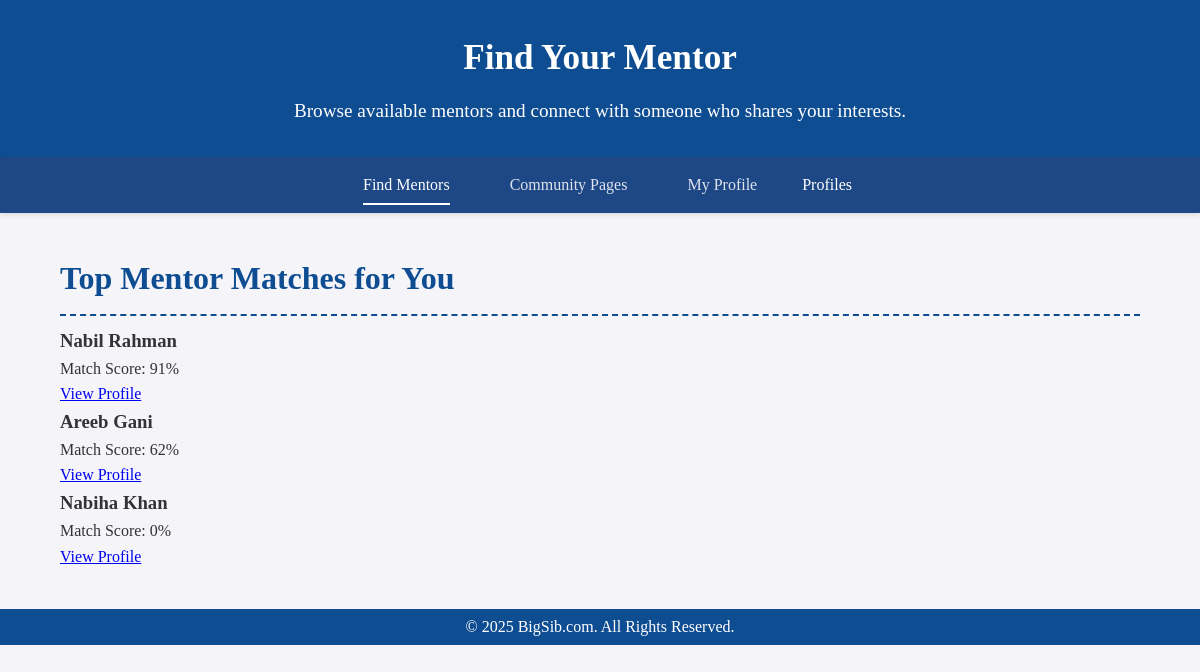
The page /mentors (signed in) on the database as committed earlier.
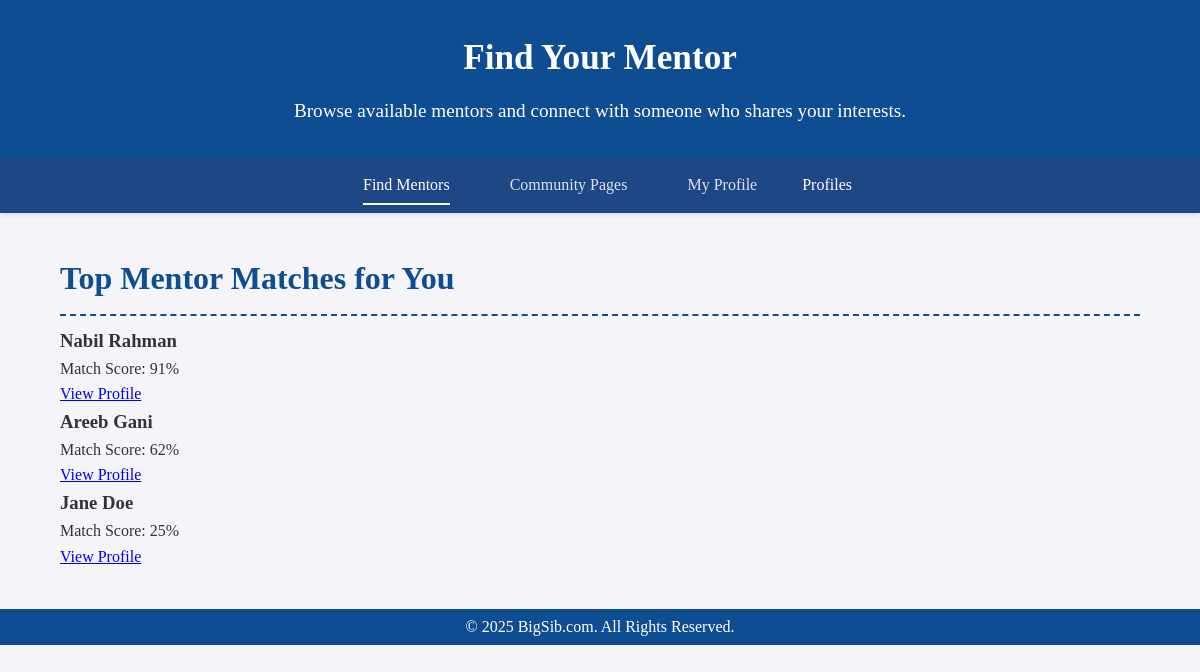
The same page on the database as committed later.
### tables this page shows
CREATE TABLE Users (
    user_id INTEGER PRIMARY KEY AUTOINCREMENT,
    cas_username TEXT,
    hashed_password TEXT NOT NULL,
    name TEXT NOT NULL,
    pronoun TEXT,
    residential_college TEXT,
    college_year TEXT,
    headshot_path TEXT,
    extracurriculars TEXT,
    work_experience TEXT,
    bio TEXT,
    created_at TIMESTAMP DEFAULT CURRENT_TIMESTAMP,
    updated_at TIMESTAMP DEFAULT CURRENT_TIMESTAMP
);

### homeserver.py (the view)
@app.route('/mentors')
@login_required
def mentors():
    user_id = session['user_id']
    conn = sqlite3.connect('lux.sqlite')
    raw_scores = calculate_match_scores(conn, user_id)
    conn.close()
    mentors = []
    for m in raw_scores:
        score = m.get('score', 0) or 0     # guard against None/nan
        try:
            pct = round(score * 100)
        except Exception:
            pct = 0
        mentors.append({
            'user_id':          m['user_id'],
            'name':             m['name'],
            'score':            pct,           # now an int 0–100
            'shared_attributes': m.get('shared_attributes', [])
        })
    mentors = sorted(mentors, key=lambda m: m['score'], reverse=True)[:3]
    return render_template('mentors.html', mentors=mentors, user_id=user_id)

### homeserver.py (called while the page is built)
@app.context_processor
def inject_profile_id():
    return {'user_id': session.get('user_id')}

def login_required(f):
    @wraps(f)
    def wrapped(*args, **kwargs):
        if 'user_id' not in session:
            return redirect(url_for('loginsignup'))
        return f(*args, **kwargs)
    return wrapped

### match.py (called while the page is built)
def get_user_attributes(conn, user_id):
    cur = conn.cursor()
    def fetch(q):
        cur.execute(q, (user_id,))
        return set(r[0] for r in cur.fetchall())
    interests = fetch("SELECT name FROM Interests JOIN User_Interests USING (interest_id) WHERE user_id = ?")
    majors    = fetch("SELECT name FROM Majors JOIN User_Majors USING (major_id) WHERE user_id = ?")
    groups    = fetch("SELECT name FROM Affinity_Groups JOIN User_Affinity_Groups USING (group_id) WHERE user_id = ?")
    seeking   = fetch("SELECT name FROM Mentorship_Topics JOIN User_Seeking_Mentorship USING (topic_id) WHERE user_id = ?")
    offering  = fetch("SELECT name FROM Mentorship_Topics JOIN User_Offering_Mentorship USING (topic_id) WHERE user_id = ?")
    return interests | majors | groups | seeking | offering

def get_mentor_ids(conn):
    cur = conn.cursor()
    cur.execute("""
        SELECT ur.user_id FROM User_Roles ur
        JOIN Roles r ON ur.role_id = r.role_id
        WHERE r.name = 'Mentor'
    """)
    return [r[0] for r in cur.fetchall()]

def get_user_name(conn, user_id):
    cur = conn.cursor()
    cur.execute("SELECT name FROM Users WHERE user_id = ?", (user_id,))
    row = cur.fetchone()
    return row[0] if row else "Unknown"

def calculate_match_scores(conn, target_user_id):
    target_attrs = get_user_attributes(conn, target_user_id)
    mentors = [m for m in get_mentor_ids(conn) if m != target_user_id]
    scores = []
    for mid in mentors:
        attrs = get_user_attributes(conn, mid)
        shared = target_attrs & attrs
        union = target_attrs | attrs
        score = len(shared) / len(union) if union else 0.0
        scores.append({
            "user_id": mid,
            "name": get_user_name(conn, mid),
            "shared_attributes": sorted(shared),
            "score": score
        })
    return sorted(scores, key=lambda x: x["score"], reverse=True)

### templates/mentors.html (shortened to what this page needs)
<!DOCTYPE html>
<html lang="en">
<head>
  <link rel="stylesheet" href="{{ url_for('static', filename='styles.css') }}">
</head>
<body>
  <header>
    <h1>Find Your Mentor</h1>
    <p>Browse available mentors and connect with someone who shares your interests.</p>
  </header>
  <nav class="navbar">
    <div class="navbar-container">
      <div class="navbar-links">
        <a href="{{ url_for('mentors') }}" {% if request.path == url_for('mentors') %}class="active"{% endif %}>Find Mentors</a>
        <a href="{{ url_for('community_bp.list_communities') }}">Community Pages</a>
        {% if session.get('user_id') %}
          <a href="{{ url_for('profile_view', user_id=session.get('user_id')) }}" {% if request.path.startswith('/profile') %}class="active"{% endif %}>My Profile</a>
          <div class="dropdown">
            <span class="dropdown-toggle">Profiles</span>
          </div>
        {% else %}
          <a href="{{ url_for('login') }}">Login</a>
        {% endif %}
      </div>
    </div>
  </nav>
  <div class="container">
    <section class="section">
      <h2>Top Mentor Matches for You</h2>
        {% for mentor in mentors %}
        <h3>{{ mentor.name }}</h3>
        <p>Match Score: {{ mentor.score }}%</p>
        <a href="{{ url_for('profile_view', user_id=mentor.user_id) }}">View Profile</a>
        {% endfor %}
    </section>
  </div>
  <footer>
    <p>&copy; 2025 BigSib.com. All Rights Reserved.</p>
  </footer>
</body>
</html>

### static/styles.css (style rules this page uses)
* { margin: 0; padding: 0; box-sizing: border-box; }
body { font-family: 'Merriweather', Georgia, serif; background-color: #fff; color: #333; line-height:1.6; }
header { background-color: #0F4d92; color: #fff; padding: 20px; text-align: center; }
header h1 { font-size: 2.0em; margin-bottom: 10px; }
header p { font-size: 1.2em; }
nav { background-color: #0F4D92; display: flex; justify-content: center; padding: 10px 0; }
nav a { color: #fff; text-decoration: none; margin: 0 15px; font-size: 1.1em; transition: color 0.3s ease; }
.container { width: 90%; max-width: 1200px; margin: 40px auto; }
.section { margin-bottom: 40px; }
.section h2 { font-size: 2em; border-bottom: 2px dashed #0F4D92; padding-bottom: 10px; margin-bottom: 10px; color: #0F4D92; }
footer { background-color: #0F4D92; color: #fff; text-align: center; padding: 5px; margin-top: 40px; }
body { font-family: 'Merriweather', Georgia, serif; background-color: #f4f4f9; color: #333; line-height: 1.6; }
header { background-color: #0F4d92; color: #fff; padding: 30px; text-align: center; box-shadow: 0 2px 8px rgba(0, 0, 0, 0.1); }
header h1 { font-size: 2.2em; font-weight: 600; }
.navbar { background-color: #1e4785; padding: 10px 0; box-shadow: 0 2px 5px rgba(0, 0, 0, 0.1); }
.navbar-container { display: flex; justify-content: space-between; align-items: center; max-width: 1200px; margin: 0 auto; padding: 0 20px; }
.navbar-links { display: flex; align-items: center; gap: 30px; }
.navbar-links a { color: rgba(255, 255, 255, 0.85); text-decoration: none; font-size: 16px; font-weight: 500; transition: all 0.2s; padding: 5px 0; position: relative; }
.navbar-links .active { color: white; }
.navbar-links .active::after { content: ''; position: absolute; width: 100%; height: 2px; background: white; bottom: -2px; left: 0; }
.dropdown { position: relative; display: inline-block; }
.dropdown-toggle { background-color: #1e4785; color: white; font-size: 16px; border: none; cursor: pointer; }

Rows that differ between the two databases and show on the page:
no longer on this page (row unchanged): Users: name "Nabiha Khan", score "0"
added Users: name "Jane Doe", score "25"
